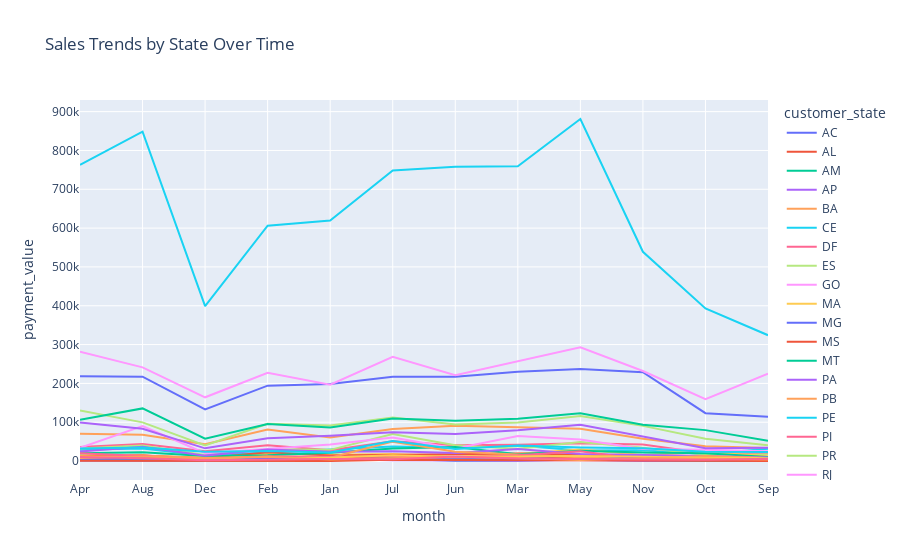

The notebook cell saved with this chart:
### Markdown cell above
## 3.3 Multivariate Analysis

### Code cell
sales_trends = main_df.groupby(['month', 'customer_state'])['payment_value'].sum().reset_index()

# Visualization using Plotly
fig = px.line(sales_trends, x='month', y='payment_value', color='customer_state',
              title='Sales Trends by State Over Time')
fig.show()

### Figure 1 — Plotly figure (JSON) as saved in the notebook; plotly's stock layout.template omitted (floating-point values rounded to 4 significant figures)
{"data": [{"hovertemplate": "customer_state=AC<br>month=%{x}<br>payment_value=%{y}<extra></extra>", "legendgroup": "AC", "line": {"color": "#636efa", "dash": "solid"}, "marker": {"symbol": "circle"}, "mode": "lines", "name": "AC", "orientation": "v", "showlegend": true, "type": "scatter", "x": ["Apr", "Aug", "Dec", "Feb", "Jan", "Jul", "Jun", "Mar", "May", "Nov", "Oct", "Sep"], "xaxis": "x", "y": [1940.0, 1370.0, 1856.0, 1588.0, 2815.0, 5797.0, 1108.0, 694.9, 3884.0, 945.2, 958.2, 2029.0], "yaxis": "y"}, {"hovertemplate": "customer_state=AL<br>month=%{x}<br>payment_value=%{y}<extra></extra>", "legendgroup": "AL", "line": {"color": "#EF553B", "dash": "solid"}, "marker": {"symbol": "circle"}, "mode": "lines", "name": "AL", "orientation": "v", "showlegend": true, "type": "scatter", "x": ["Apr", "Aug", "Dec", "Feb", "Jan", "Jul", "Jun", "Mar", "May", "Nov", "Oct", "Sep"], "xaxis": "x", "y": [13140.0, 15020.0, 2681.0, 9093.0, 8223.0, 8633.0, 6401.0, 10300.0, 10180.0, 12700.0, 9539.0, 5192.0], "yaxis": "y"}, {"hovertemplate": "customer_state=AM<br>month=%{x}<br>payment_value=%{y}<extra></extra>", "legendgroup": "AM", "line": {"color": "#00cc96", "dash": "solid"}, "marker": {"symbol": "circle"}, "mode": "lines", "name": "AM", "orientation": "v", "showlegend": true, "type": "scatter", "x": ["Apr", "Aug", "Dec", "Feb", "Jan", "Jul", "Jun", "Mar", "May", "Nov", "Oct", "Sep"], "xaxis": "x", "y": [2070.0, 2186.0, 1174.0, 6251.0, 3433.0, 5649.0, 2198.0, 3040.0, 3514.0, 3001.0, 164.6, 2157.0], "yaxis": "y"}, {"hovertemplate": "customer_state=AP<br>month=%{x}<br>payment_value=%{y}<extra></extra>", "legendgroup": "AP", "line": {"color": "#ab63fa", "dash": "solid"}, "marker": {"symbol": "circle"}, "mode": "lines", "name": "AP", "orientation": "v", "showlegend": true, "type": "scatter", "x": ["Apr", "Aug", "Dec", "Feb", "Jan", "Jul", "Jun", "Mar", "May", "Nov", "Oct", "Sep"], "xaxis": "x", "y": [1509, 730.0, 770.6, 3090.0, 4433.0, 1906.0, 891.7, 1372.0, 2931.0, 967.1, 1697.0, 1245.0], "yaxis": "y"}, {"hovertemplate": "customer_state=BA<br>month=%{x}<br>payment_value=%{y}<extra></extra>", "legendgroup": "BA", "line": {"color": "#FFA15A", "dash": "solid"}, "marker": {"symbol": "circle"}, "mode": "lines", "name": "BA", "orientation": "v", "showlegend": true, "type": "scatter", "x": ["Apr", "Aug", "Dec", "Feb", "Jan", "Jul", "Jun", "Mar", "May", "Nov", "Oct", "Sep"], "xaxis": "x", "y": [70320.0, 67960.0, 43300.0, 81420.0, 60940.0, 82410.0, 90890.0, 87830.0, 83330.0, 57690.0, 38080.0, 33440.0], "yaxis": "y"}, {"hovertemplate": "customer_state=CE<br>month=%{x}<br>payment_value=%{y}<extra></extra>", "legendgroup": "CE", "line": {"color": "#19d3f3", "dash": "solid"}, "marker": {"symbol": "circle"}, "mode": "lines", "name": "CE", "orientation": "v", "showlegend": true, "type": "scatter", "x": ["Apr", "Aug", "Dec", "Feb", "Jan", "Jul", "Jun", "Mar", "May", "Nov", "Oct", "Sep"], "xaxis": "x", "y": [29410.0, 32120.0, 14460.0, 22570.0, 28850.0, 37540.0, 34300.0, 40150.0, 27230.0, 28030.0, 18210.0, 31600.0], "yaxis": "y"}, {"hovertemplate": "customer_state=DF<br>month=%{x}<br>payment_value=%{y}<extra></extra>", "legendgroup": "DF", "line": {"color": "#FF6692", "dash": "solid"}, "marker": {"symbol": "circle"}, "mode": "lines", "name": "DF", "orientation": "v", "showlegend": true, "type": "scatter", "x": ["Apr", "Aug", "Dec", "Feb", "Jan", "Jul", "Jun", "Mar", "May", "Nov", "Oct", "Sep"], "xaxis": "x", "y": [36520.0, 43950.0, 25110.0, 41020.0, 27890.0, 51270.0, 41020.0, 41750.0, 45730.0, 42340.0, 20400.0, 18610.0], "yaxis": "y"}, {"hovertemplate": "customer_state=ES<br>month=%{x}<br>payment_value=%{y}<extra></extra>", "legendgroup": "ES", "line": {"color": "#B6E880", "dash": "solid"}, "marker": {"symbol": "circle"}, "mode": "lines", "name": "ES", "orientation": "v", "showlegend": true, "type": "scatter", "x": ["Apr", "Aug", "Dec", "Feb", "Jan", "Jul", "Jun", "Mar", "May", "Nov", "Oct", "Sep"], "xaxis": "x", "y": [32350.0, 40170.0, 15540.0, 30500.0, 28830.0, 69810.0, 40740.0, 31420.0, 48930.0, 34190.0, 16140.0, 16990.0], "yaxis": "y"}, {"hovertemplate": "customer_state=GO<br>month=%{x}<br>payment_value=%{y}<extra></extra>", "legendgroup": "GO", "line": {"color": "#FF97FF", "dash": "solid"}, "marker": {"symbol": "circle"}, "mode": "lines", "name": "GO", "orientation": "v", "showlegend": true, "type": "scatter", "x": ["Apr", "Aug", "Dec", "Feb", "Jan", "Jul", "Jun", "Mar", "May", "Nov", "Oct", "Sep"], "xaxis": "x", "y": [34360.0, 90230.0, 20330.0, 30840.0, 42970.0, 60900.0, 32250.0, 64330.0, 55610.0, 30800.0, 29160.0, 25110.0], "yaxis": "y"}, {"hovertemplate": "customer_state=MA<br>month=%{x}<br>payment_value=%{y}<extra></extra>", "legendgroup": "MA", "line": {"color": "#FECB52", "dash": "solid"}, "marker": {"symbol": "circle"}, "mode": "lines", "name": "MA", "orientation": "v", "showlegend": true, "type": "scatter", "x": ["Apr", "Aug", "Dec", "Feb", "Jan", "Jul", "Jun", "Mar", "May", "Nov", "Oct", "Sep"], "xaxis": "x", "y": [14660.0, 13940.0, 8523.0, 18120.0, 16090.0, 17930.0, 10920.0, 18690.0, 29620.0, 15380.0, 22720.0, 12310.0], "yaxis": "y"}, {"hovertemplate": "customer_state=MG<br>month=%{x}<br>payment_value=%{y}<extra></extra>", "legendgroup": "MG", "line": {"color": "#636efa", "dash": "solid"}, "marker": {"symbol": "circle"}, "mode": "lines", "name": "MG", "orientation": "v", "showlegend": true, "type": "scatter", "x": ["Apr", "Aug", "Dec", "Feb", "Jan", "Jul", "Jun", "Mar", "May", "Nov", "Oct", "Sep"], "xaxis": "x", "y": [218100.0, 217200.0, 133100.0, 194300.0, 198600.0, 217200.0, 217200.0, 230200.0, 237300.0, 229000.0, 123300.0, 113900.0], "yaxis": "y"}, {"hovertemplate": "customer_state=MS<br>month=%{x}<br>payment_value=%{y}<extra></extra>", "legendgroup": "MS", "line": {"color": "#EF553B", "dash": "solid"}, "marker": {"symbol": "circle"}, "mode": "lines", "name": "MS", "orientation": "v", "showlegend": true, "type": "scatter", "x": ["Apr", "Aug", "Dec", "Feb", "Jan", "Jul", "Jun", "Mar", "May", "Nov", "Oct", "Sep"], "xaxis": "x", "y": [11230.0, 13750.0, 7467.0, 23000.0, 14550.0, 15800.0, 18790.0, 19300.0, 16560.0, 8798.0, 10550.0, 5927.0], "yaxis": "y"}, {"hovertemplate": "customer_state=MT<br>month=%{x}<br>payment_value=%{y}<extra></extra>", "legendgroup": "MT", "line": {"color": "#00cc96", "dash": "solid"}, "marker": {"symbol": "circle"}, "mode": "lines", "name": "MT", "orientation": "v", "showlegend": true, "type": "scatter", "x": ["Apr", "Aug", "Dec", "Feb", "Jan", "Jul", "Jun", "Mar", "May", "Nov", "Oct", "Sep"], "xaxis": "x", "y": [19800.0, 22830.0, 13010.0, 14730.0, 21240.0, 32540.0, 36070.0, 17550.0, 26700.0, 21890.0, 20050.0, 10320.0], "yaxis": "y"}, {"hovertemplate": "customer_state=PA<br>month=%{x}<br>payment_value=%{y}<extra></extra>", "legendgroup": "PA", "line": {"color": "#ab63fa", "dash": "solid"}, "marker": {"symbol": "circle"}, "mode": "lines", "name": "PA", "orientation": "v", "showlegend": true, "type": "scatter", "x": ["Apr", "Aug", "Dec", "Feb", "Jan", "Jul", "Jun", "Mar", "May", "Nov", "Oct", "Sep"], "xaxis": "x", "y": [24840.0, 36990.0, 14000.0, 29470.0, 23780.0, 25260.0, 20610.0, 31090.0, 18260.0, 16380.0, 12830.0, 9021.0], "yaxis": "y"}, {"hovertemplate": "customer_state=PB<br>month=%{x}<br>payment_value=%{y}<extra></extra>", "legendgroup": "PB", "line": {"color": "#FFA15A", "dash": "solid"}, "marker": {"symbol": "circle"}, "mode": "lines", "name": "PB", "orientation": "v", "showlegend": true, "type": "scatter", "x": ["Apr", "Aug", "Dec", "Feb", "Jan", "Jul", "Jun", "Mar", "May", "Nov", "Oct", "Sep"], "xaxis": "x", "y": [9472.0, 14410.0, 7921.0, 11750.0, 8704.0, 50030.0, 23860.0, 17580.0, 9702.0, 6286.0, 12830.0, 7979.0], "yaxis": "y"}, {"hovertemplate": "customer_state=PE<br>month=%{x}<br>payment_value=%{y}<extra></extra>", "legendgroup": "PE", "line": {"color": "#19d3f3", "dash": "solid"}, "marker": {"symbol": "circle"}, "mode": "lines", "name": "PE", "orientation": "v", "showlegend": true, "type": "scatter", "x": ["Apr", "Aug", "Dec", "Feb", "Jan", "Jul", "Jun", "Mar", "May", "Nov", "Oct", "Sep"], "xaxis": "x", "y": [32040.0, 35150.0, 23760.0, 26120.0, 22360.0, 51560.0, 30970.0, 40240.0, 34820.0, 32780.0, 23840.0, 23290.0], "yaxis": "y"}, {"hovertemplate": "customer_state=PI<br>month=%{x}<br>payment_value=%{y}<extra></extra>", "legendgroup": "PI", "line": {"color": "#FF6692", "dash": "solid"}, "marker": {"symbol": "circle"}, "mode": "lines", "name": "PI", "orientation": "v", "showlegend": true, "type": "scatter", "x": ["Apr", "Aug", "Dec", "Feb", "Jan", "Jul", "Jun", "Mar", "May", "Nov", "Oct", "Sep"], "xaxis": "x", "y": [20100.0, 13110.0, 3983.0, 12010.0, 11090.0, 12080.0, 9140.0, 15140.0, 25420.0, 3917.0, 6598.0, 4115.0], "yaxis": "y"}, {"hovertemplate": "customer_state=PR<br>month=%{x}<br>payment_value=%{y}<extra></extra>", "legendgroup": "PR", "line": {"color": "#B6E880", "dash": "solid"}, "marker": {"symbol": "circle"}, "mode": "lines", "name": "PR", "orientation": "v", "showlegend": true, "type": "scatter", "x": ["Apr", "Aug", "Dec", "Feb", "Jan", "Jul", "Jun", "Mar", "May", "Nov", "Oct", "Sep"], "xaxis": "x", "y": [130000.0, 99610.0, 40140.0, 95800.0, 91810.0, 112300.0, 93950.0, 99430.0, 115900.0, 90640.0, 57280.0, 40760.0], "yaxis": "y"}, {"hovertemplate": "customer_state=RJ<br>month=%{x}<br>payment_value=%{y}<extra></extra>", "legendgroup": "RJ", "line": {"color": "#FF97FF", "dash": "solid"}, "marker": {"symbol": "circle"}, "mode": "lines", "name": "RJ", "orientation": "v", "showlegend": true, "type": "scatter", "x": ["Apr", "Aug", "Dec", "Feb", "Jan", "Jul", "Jun", "Mar", "May", "Nov", "Oct", "Sep"], "xaxis": "x", "y": [281700.0, 241400.0, 164200.0, 227500.0, 196800.0, 268700.0, 221300.0, 257400.0, 292900.0, 231900.0, 159400.0, 225100.0], "yaxis": "y"}, {"hovertemplate": "customer_state=RN<br>month=%{x}<br>payment_value=%{y}<extra></extra>", "legendgroup": "RN", "line": {"color": "#FECB52", "dash": "solid"}, "marker": {"symbol": "circle"}, "mode": "lines", "name": "RN", "orientation": "v", "showlegend": true, "type": "scatter", "x": ["Apr", "Aug", "Dec", "Feb", "Jan", "Jul", "Jun", "Mar", "May", "Nov", "Oct", "Sep"], "xaxis": "x", "y": [10330.0, 9580.0, 4585.0, 5882.0, 8939.0, 14860.0, 10380.0, 11690.0, 12980.0, 11307, 8003.0, 7580.0], "yaxis": "y"}, {"hovertemplate": "customer_state=RO<br>month=%{x}<br>payment_value=%{y}<extra></extra>", "legendgroup": "RO", "line": {"color": "#636efa", "dash": "solid"}, "marker": {"symbol": "circle"}, "mode": "lines", "name": "RO", "orientation": "v", "showlegend": true, "type": "scatter", "x": ["Apr", "Aug", "Dec", "Feb", "Jan", "Jul", "Jun", "Mar", "May", "Nov", "Oct", "Sep"], "xaxis": "x", "y": [5413.0, 6956.0, 2588.0, 6315.0, 4505.0, 6678.0, 5221.0, 7457.0, 4488.0, 7447.0, 2478.0, 6228.0], "yaxis": "y"}, {"hovertemplate": "customer_state=RR<br>month=%{x}<br>payment_value=%{y}<extra></extra>", "legendgroup": "RR", "line": {"color": "#EF553B", "dash": "solid"}, "marker": {"symbol": "circle"}, "mode": "lines", "name": "RR", "orientation": "v", "showlegend": true, "type": "scatter", "x": ["Apr", "Feb", "Jan", "Jul", "Jun", "Mar", "May", "Nov", "Oct", "Sep"], "xaxis": "x", "y": [878.9, 492.8, 278.4, 3351.0, 2695.0, 2974.0, 707.6, 151.5, 594.2, 337.8], "yaxis": "y"}, {"hovertemplate": "customer_state=RS<br>month=%{x}<br>payment_value=%{y}<extra></extra>", "legendgroup": "RS", "line": {"color": "#00cc96", "dash": "solid"}, "marker": {"symbol": "circle"}, "mode": "lines", "name": "RS", "orientation": "v", "showlegend": true, "type": "scatter", "x": ["Apr", "Aug", "Dec", "Feb", "Jan", "Jul", "Jun", "Mar", "May", "Nov", "Oct", "Sep"], "xaxis": "x", "y": [106600.0, 135600.0, 57850.0, 95460.0, 86740.0, 109800.0, 103800.0, 108800.0, 123200.0, 93740.0, 79680.0, 52470.0], "yaxis": "y"}, {"hovertemplate": "customer_state=SC<br>month=%{x}<br>payment_value=%{y}<extra></extra>", "legendgroup": "SC", "line": {"color": "#ab63fa", "dash": "solid"}, "marker": {"symbol": "circle"}, "mode": "lines", "name": "SC", "orientation": "v", "showlegend": true, "type": "scatter", "x": ["Apr", "Aug", "Dec", "Feb", "Jan", "Jul", "Jun", "Mar", "May", "Nov", "Oct", "Sep"], "xaxis": "x", "y": [99550.0, 83240.0, 32720.0, 58720.0, 64880.0, 74100.0, 69700.0, 79580.0, 93310.0, 63670.0, 32790.0, 34430.0], "yaxis": "y"}, {"hovertemplate": "customer_state=SE<br>month=%{x}<br>payment_value=%{y}<extra></extra>", "legendgroup": "SE", "line": {"color": "#FFA15A", "dash": "solid"}, "marker": {"symbol": "circle"}, "mode": "lines", "name": "SE", "orientation": "v", "showlegend": true, "type": "scatter", "x": ["Apr", "Aug", "Dec", "Feb", "Jan", "Jul", "Jun", "Mar", "May", "Nov", "Oct", "Sep"], "xaxis": "x", "y": [8103.0, 11920.0, 6151.0, 11360.0, 4317.0, 7428.0, 10300.0, 8006.0, 2745.0, 7840.0, 6230.0, 3930.0], "yaxis": "y"}, {"hovertemplate": "customer_state=SP<br>month=%{x}<br>payment_value=%{y}<extra></extra>", "legendgroup": "SP", "line": {"color": "#19d3f3", "dash": "solid"}, "marker": {"symbol": "circle"}, "mode": "lines", "name": "SP", "orientation": "v", "showlegend": true, "type": "scatter", "x": ["Apr", "Aug", "Dec", "Feb", "Jan", "Jul", "Jun", "Mar", "May", "Nov", "Oct", "Sep"], "xaxis": "x", "y": [763100.0, 848200.0, 399000.0, 606300.0, 619600.0, 748600.0, 757800.0, 759400.0, 881000.0, 539000.0, 393100.0, 324100.0], "yaxis": "y"}, {"hovertemplate": "customer_state=TO<br>month=%{x}<br>payment_value=%{y}<extra></extra>", "legendgroup": "TO", "line": {"color": "#FF6692", "dash": "solid"}, "marker": {"symbol": "circle"}, "mode": "lines", "name": "TO", "orientation": "v", "showlegend": true, "type": "scatter", "x": ["Apr", "Aug", "Dec", "Feb", "Jan", "Jul", "Jun", "Mar", "May", "Nov", "Oct", "Sep"], "xaxis": "x", "y": [10670.0, 7435.0, 1998.0, 4549.0, 5436.0, 4436.0, 11740.0, 6841.0, 6443.0, 4251.0, 3394.0, 5024.0], "yaxis": "y"}], "layout": {"legend": {"title": {"text": "customer_state"}, "tracegroupgap": 0}, "title": {"text": "Sales Trends by State Over Time"}, "xaxis": {"anchor": "y", "domain": [0, 1], "title": {"text": "month"}}, "yaxis": {"anchor": "x", "domain": [0, 1], "title": {"text": "payment_value"}}}}
